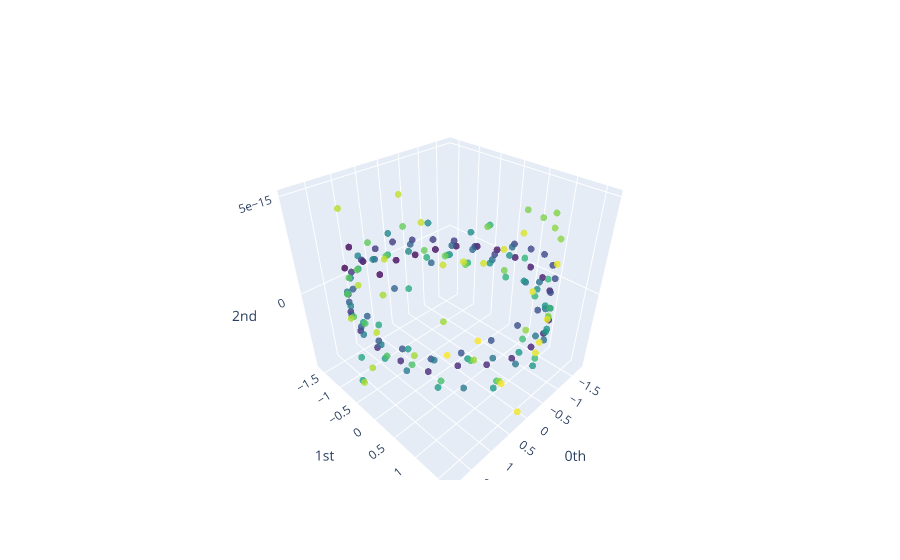

Here is the notebook cell this chart was saved with:
### Code cell
max_embedding_dimension = 30
max_time_delay = 30
stride = 5

embedder_periodic = SingleTakensEmbedding(
    parameters_type="search",
    time_delay=max_time_delay,
    dimension=max_embedding_dimension,
    stride=stride,
)

y_periodic_embedded = fit_embedder(embedder_periodic, y_periodic)
pca = PCA(n_components=3)
y_periodic_embedded_pca = pca.fit_transform(y_periodic_embedded)
plot_point_cloud(y_periodic_embedded_pca)

### Figure 1 — Plotly figure (JSON) as saved in the notebook; plotly's stock layout.template omitted (floating-point values rounded to 4 significant figures; data arrays with more than 128 entries replaced by an {"elided": "..."} marker saying what was removed)
{"data": [{"marker": {"color": {"elided": "171 int values"}, "colorscale": [[0, "#440154"], [0.1111, "#482878"], [0.2222, "#3e4989"], [0.3333, "#31688e"], [0.4444, "#26828e"], [0.5556, "#1f9e89"], [0.6667, "#35b779"], [0.7778, "#6ece58"], [0.8889, "#b5de2b"], [1, "#fde725"]], "opacity": 0.8, "size": 4}, "mode": "markers", "type": "scatter3d", "x": {"elided": "171 float values"}, "y": {"elided": "171 float values"}, "z": {"elided": "171 float values"}}], "layout": {"scene": {"xaxis": {"exponentformat": "e", "showexponent": "all", "title": {"text": "0th"}, "type": "linear"}, "yaxis": {"exponentformat": "e", "showexponent": "all", "title": {"text": "1st"}, "type": "linear"}, "zaxis": {"exponentformat": "e", "showexponent": "all", "title": {"text": "2nd"}, "type": "linear"}}}}
